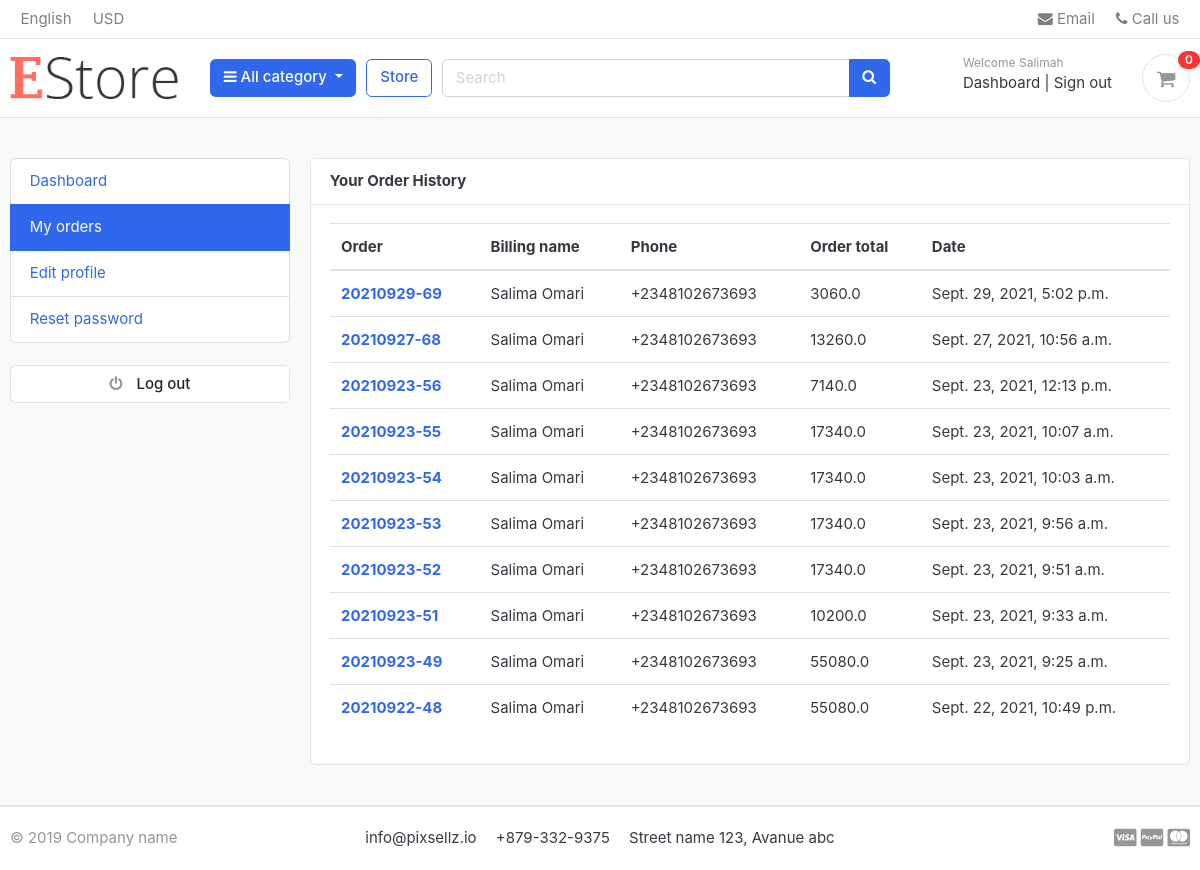
The page /account/my_orders/ (signed in) on the database as committed earlier.
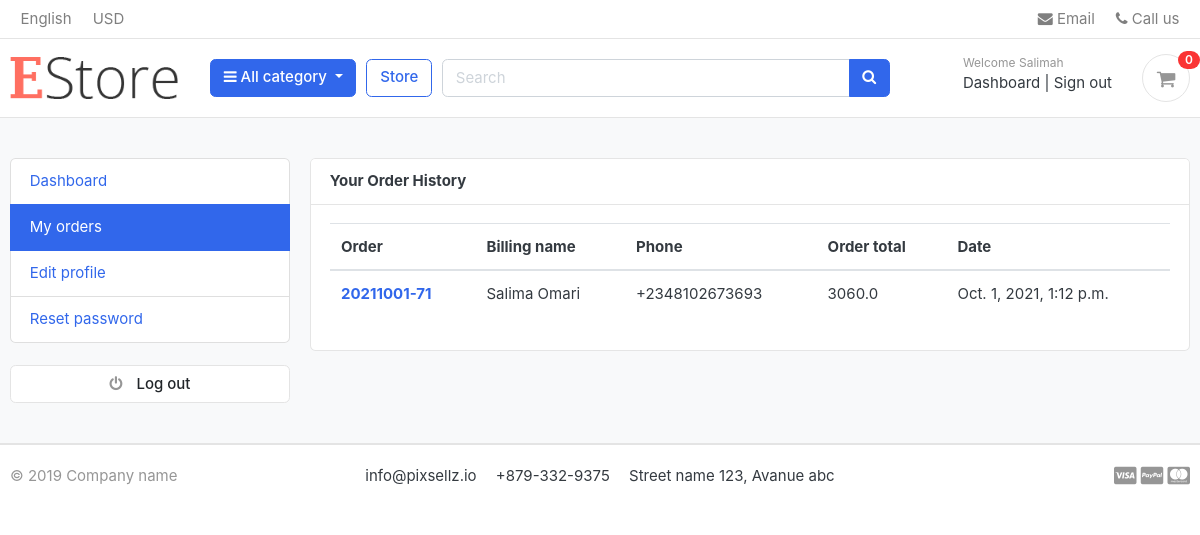
The same page on the database as committed later.
### accounts/models.py (models this page shows, shortened)
class Account(AbstractBaseUser, PermissionsMixin):
    first_name= models.CharField(max_length=50)
    last_name= models.CharField(max_length=50)
    username= models.CharField(max_length=50, unique=True)
    email= models.EmailField(max_length=100, unique=True)
    phone_number= models.CharField(max_length=50)
    date_joined=models.DateTimeField(auto_now_add=True)
    last_login=models.DateTimeField(auto_now_add=True)
    is_admin = models.BooleanField(default=False)
    is_staff = models.BooleanField(default=False)
    is_active = models.BooleanField(default=False)
    is_superadmin = models.BooleanField(default=False)
    USERNAME_FIELD="email"
    REQUIRED_FIELDS=['username','first_name','last_name']
    objects=MyAccountManager()

### order/models.py (models this page shows, shortened)
class Order(models.Model):
    status=(
        ('New','New'),
        ('Accepted','Accepted'),
        ('Completed','Completed'),
        ('Cancelled','Cancelled')
    )
    user=models.ForeignKey(Account,on_delete=models.SET_NULL, null=True)
    Payment=models.ForeignKey(Payment,on_delete=models.SET_NULL, null=True, blank=True)
    order_number=models.CharField(max_length=50)
    first_name=models.CharField(max_length=50)
    last_name=models.CharField(max_length=50)
    email=models.EmailField(max_length=50)
    phone=models.CharField(max_length=50)
    address=models.CharField(max_length=50)
    country=models.CharField(max_length=50)
    state=models.CharField(max_length=50)
    city=models.CharField(max_length=50)
    order_note=models.CharField(max_length=50)
    order_total=models.FloatField()
    tax=models.FloatField()
    status=models.CharField(max_length=50, choices=status,default="New")
    ip=models.CharField(max_length=50)
    is_ordered=models.BooleanField(default=False)
    created_at=models.DateTimeField(auto_now_add=True)
    updated_at=models.DateTimeField(auto_now=True)
    def full_name(self):
        return f'{self.first_name} {self.last_name}'

### accounts/views.py (the view)
# urls.py: path('my_orders/', my_orders,name='my_orders' ),
@login_required(login_url="signin")
def my_orders(request):
    user=request.user
    orders=Order.objects.filter(user=user, is_ordered=True).order_by("-created_at")
    context={
        'orders':orders
    }
    return render(request,'My_orders.html', context)

### cart/context_processor.py (called while the page is built)
def counter(request):
    count=0
    if 'admin' in request.path:
        return {}
    else:
        try:
            cart=Cart.objects.filter(cart_id=_cart_id(request))
            if request.user.is_authenticated:
                print(request.user.is_authenticated)
                cart_items=Cart_item.objects.all().filter(user=request.user)
            else:
                cart_items=Cart_item.objects.all().filter(cart=cart[:1])
            for cart_item in cart_items:
                count+=cart_item.quantity
        except ObjectDoesNotExist:
            count=0
        return dict(count=count)

### cart/views.py (called while the page is built)
def _cart_id(request):
    cart = request.session.session_key
    if not cart:
        cart = request.session.create()
    return cart

### category/context_processors.py (called while the page is built)
def menu_links(request):
    links=Category.objects.all()
    return dict(links=links)

### category/models.py (called while the page is built)
    def get_url(self):
        return reverse ('store_category', args=[self.slug])

### templates/My_orders.html
{% extends "base.html" %}
{% load static %}
{% block content %}
<section class="section-conten padding-y bg">
<div class="container">
	<div class="row">
	{% include 'includes/sidebar.html' %}
	<main class="col-md-9">
		<article class="card">
		<header class="card-header">
			<strong class="d-inline-block mr-3">Your Order History</strong>
		</header>
		<div class="card-body">
			<div class="row">
		<div class="col-md-12">
			<table class="table table-hover">
  <thead>
    <tr>
      <th scope="col">Order</th>
      <th scope="col">Billing name</th>
      <th scope="col">Phone</th>
      <th scope="col">Order total</th>
	  <th scope="col">Date</th>
    </tr>
  </thead>
  <tbody>
  {% for order in orders %}
    <tr>
      <th scope="row"><a href="{% url 'order_detail' order.order_number %}">{{order.order_number}}</a></th>
      <td>{{order.full_name}}</td>
      <td>{{order.phone}}</td>
      <td>{{order.order_total}}</td>
	  <td>{{order.created_at}}</td>
    </tr>
    {% endfor %}
  </tbody>
</table>
		</div>
			</div>
		</div>
		</article>
	</main>
</div>
</div>
</section>
</body>
</html>
{% endblock %}

### templates/base.html (shortened to what this page needs)
{% load static %}
<!DOCTYPE HTML>
<html lang="en">
<head>
<link href="{% static 'css/bootstrap.css' %}" rel="stylesheet" type="text/css"/>
<link href="{% static 'fonts/fontawesome/css/all.min.css' %}" type="text/css" rel="stylesheet">
<link href="{% static 'css/ui.css' %}" rel="stylesheet" type="text/css"/>
<link href="{% static 'css/responsive.css' %}" rel="stylesheet" media="only screen and (max-width: 1200px)" />
<link href="{% static 'css/custom.css' %}" rel="stylesheet" type="text/css"/>
<link rel="stylesheet" href="https://cdnjs.cloudflare.com/ajax/libs/font-awesome/4.7.0/css/font-awesome.min.css">
</head>
<body>
{% include 'includes/navbar.html' %}
{% block content%}
{% endblock %}
{% include 'includes/footer.html' %}

### templates/includes/navbar.html (shortened to what this page needs)
{% load static %}
<header class="section-header">
<nav class="navbar p-md-0 navbar-expand-sm navbar-light border-bottom">
<div class="container">
  <div class="collapse navbar-collapse" id="navbarTop4">
    <ul class="navbar-nav mr-auto">
    	<li class="nav-item dropdown">
		 	<a href="#" class="nav-link">   English </a>
		</li>
		<li class="nav-item dropdown">
			<a href="#" class="nav-link"> USD </a>
		</li>
    </ul>
    <ul class="navbar-nav">
		<li><a href="#" class="nav-link"> <i class="fa fa-envelope"></i> Email </a></li>
		<li><a href="#" class="nav-link"> <i class="fa fa-phone"></i> Call us </a></li>
	</ul>
  </div>
</div>
</nav>
<section class="header-main border-bottom">
	<div class="container">
<div class="row align-items-center">
	<div class="col-lg-2 col-md-3 col-6">
		<a href="{% url 'home' %}" class="brand-wrap">
			<img class="logo" src="{% static './images/hi.png' %}">
		</a>
	</div>
	<div class="col-lg col-sm col-md col-6 flex-grow-0">
		<div class="category-wrap dropdown d-inline-block float-right">
			<button type="button" class="btn btn-primary dropdown-toggle" data-toggle="dropdown">
				<i class="fa fa-bars"></i> All category
			</button>
		</div>
	</div>
	<a href="{% url 'store' %}" class="btn btn-outline-primary">Store</a>
	<div class="col-lg  col-md-6 col-sm-12 col">
		<form action="{% url 'search' %}" class="search">
			<div class="input-group w-100">
			    <input type="text" class="form-control" style="width:60%;" placeholder="Search" name='keyword'>
			    <div class="input-group-append">
			      <button class="btn btn-primary" type="submit">
			        <i class="fa fa-search"></i>
			      </button>
			    </div>
		    </div>
		</form>
	</div>
	<div class="col-lg-3 col-sm-6 col-8 order-2 order-lg-3">
				<div class="d-flex justify-content-end mb-3 mb-lg-0">
				{% if user.id is None %}
					<div class="widget-header">
						<small class="title text-muted">Welcome guest!</small>
						<div>
							<a href="{% url 'signin' %}">Sign in</a> <span class="dark-transp"> | </span>
							<a href="{% url 'register' %}"> Register</a>
						</div>
					</div>
					{% else %}
					<div class="widget-header">
						<small class="title text-muted">Welcome {{user.first_name}}</small>
						<div>
							<a href="{% url 'dashboard' %}">Dashboard</a> <span class="dark-transp"> | </span>
							<a href="{% url 'logout' %}">Sign out</a>
						</div>
					</div>
					{% endif %}
					<a href="{% url 'cart' %}" class="widget-header pl-3 ml-3">
						<div class="icon icon-sm rounded-circle border"><i class="fa fa-shopping-cart"></i></div>
						<span class="badge badge-pill badge-danger notify">{{count}}</span>
					</a>
				</div>
			</div>
</div>
	</div>
</section>
</header>

### templates/includes/sidebar.html
<aside class="col-md-3">
		<ul class="list-group">
			<a class="list-group-item {% if '/account/' == request.path %}active{% endif %}" href="{% url 'dashboard' %}"> Dashboard </a>
			<a class="list-group-item {% if 'my_orders' in request.path %}active{% endif %}" href="{% url 'my_orders' %}">My orders </a>
			<a class="list-group-item {% if 'edit_profile' in request.path %}active{% endif %}" href="{% url 'edit_profile' %}"> Edit profile </a>
			<a class="list-group-item {% if 'change_password' in request.path %}active{% endif %}" href="{% url 'change_password' %}"> Reset password </a>
		</ul>
		<br>
		<a class="btn btn-light btn-block" href="{% url 'logout' %}"> <i class="fa fa-power-off"></i> <span class="text">Log out</span> </a>
	</aside>

### templates/includes/footer.html (shortened to what this page needs)
{% load static %}
<footer class="section-footer border-top">
	<div class="container">
		<section class="footer-bottom border-top row">
			<div class="col-md-2">
				<p class="text-muted"> &copy 2019 Company name </p>
			</div>
			<div class="col-md-8 text-md-center">
				<span  class="px-2">info@pixsellz.io</span>
				<span  class="px-2">+879-332-9375</span>
				<span  class="px-2">Street name 123, Avanue abc</span>
			</div>
			<div class="col-md-2 text-md-right text-muted">
				<i class="fab fa-lg fa-cc-visa"></i>
				<i class="fab fa-lg fa-cc-paypal"></i>
				<i class="fab fa-lg fa-cc-mastercard"></i>
			</div>
		</section>
	</div>
</footer>
</body>
</html>

### static/css/ui.css (style rules this page uses)
html { font-family: "Inter", sans-serif; font-size: 15px; }
.icon-xs, .icon-sm, .icon-md, .icon-lg { display: inline-block; text-align: center; flex-shrink: 0; flex-grow: 0; }
.icon-sm { width: 48px; height: 48px; line-height: 48px !important; font-size: 20px; }
.padding-y { padding-top: 40px; padding-bottom: 40px; }
article:after, .form-group:after { display: block; clear: both; content: ""; }
.bg { background-color: #f8f9fa; }
p:last-child { margin-bottom: 0; }
.header-main { position: relative; padding-top: 1rem; padding-bottom: 1rem; }
.brand-wrap .logo, .navbar-brand .logo { margin-right: 7px; max-height: 42px; display: inline-block; }
.widget-header { display: inline-block; vertical-align: middle; position: relative; }
.widget-header a { color: #343a40; }
.widget-header i { color: #969696; }
.widget-header .title { display: block; }
.widget-header .notify { position: absolute; top: -3px; right: -10px; }
.footer-bottom { padding-top: 20px; padding-bottom: 20px; }
.btn-light { background-color: #fff; border-color: #e4e4e4; }
.btn-light i { color: #969696; }
.btn i + .text { margin-left: 10px; }
.notify { position: absolute; top: -4px; right: -10px; display: inline-block; padding: 0.25em 0.6em; font-size: 12px; line-height: 1; text-align: center; border-radius: 3rem; color: #fff; background-color: #fa3434; }

Rows that differ between the two databases and show on the page:
removed Order: order_number "20210929-69", full_name "Salima Omari", phone "+2348102673693", order_total "3060.0", created_at "Sept. 29, 2021, 5:02 p.m."
removed Order: order_number "20210927-68", full_name "Salima Omari", phone "+2348102673693", order_total "13260.0", created_at "Sept. 27, 2021, 10:56 a.m."
removed Order: order_number "20210923-56", full_name "Salima Omari", phone "+2348102673693", order_total "7140.0", created_at "Sept. 23, 2021, 12:13 p.m."
removed Order: order_number "20210923-55", full_name "Salima Omari", phone "+2348102673693", order_total "17340.0", created_at "Sept. 23, 2021, 10:07 a.m."
removed Order: order_number "20210923-54", full_name "Salima Omari", phone "+2348102673693", order_total "17340.0", created_at "Sept. 23, 2021, 10:03 a.m."
removed Order: order_number "20210923-53", full_name "Salima Omari", phone "+2348102673693", order_total "17340.0", created_at "Sept. 23, 2021, 9:56 a.m."
removed Order: order_number "20210923-52", full_name "Salima Omari", phone "+2348102673693", order_total "17340.0", created_at "Sept. 23, 2021, 9:51 a.m."
removed Order: order_number "20210923-51", full_name "Salima Omari", phone "+2348102673693", order_total "10200.0", created_at "Sept. 23, 2021, 9:33 a.m."
removed Order: order_number "20210923-49", full_name "Salima Omari", phone "+2348102673693", order_total "55080.0", created_at "Sept. 23, 2021, 9:25 a.m."
removed Order: order_number "20210922-48", full_name "Salima Omari", phone "+2348102673693", order_total "55080.0", created_at "Sept. 22, 2021, 10:49 p.m."
added Order: order_number "20211001-71", full_name "Salima Omari", phone "+2348102673693", order_total "3060.0", created_at "Oct. 1, 2021, 1:12 p.m."
